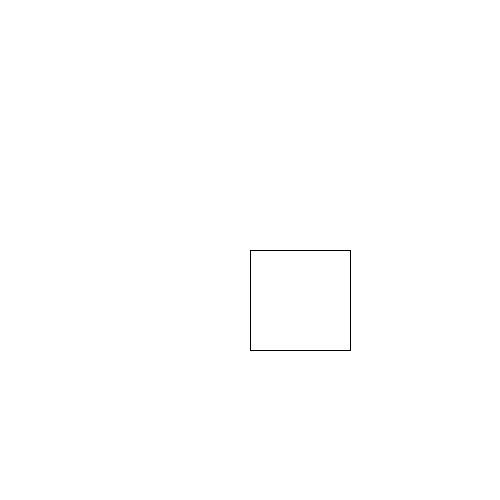
Frame 1 (no input)
Frame 60 (the mouse pressed at the canvas centre just before this capture): identical to frame 1, image omitted
Frame 120 (the mouse held since frame 60 and released just before this capture): identical to frame 1, image omitted

The Processing sketch that drew this single still picture (run headless with seeded random() and noise(); from frame 60 on, the mouse is pressed at the canvas centre):

// Processing sketch: sketch_12_7
// ── sketch_12_7.pde
int x = 250,y = 250,b = 100,d = 100;

void setup(){
  size(500,500);
}

void draw(){
  background(255);
  rect(x,y,b,d);
  if(keyCode == 37){
    x -= 10;
    
  }
    if(keyCode == 38){
    y -= 10;
    
  }
    if(keyCode == 39){
    x += 10;
    
  }
    if(keyCode == 40){
    y += 10;
    
  }

 if(x > width){
   x = 0;
 }
 if(y > 500){
   y = 0;
   
 }
 if(y < 0){
   y = 500;
   
 }

}
